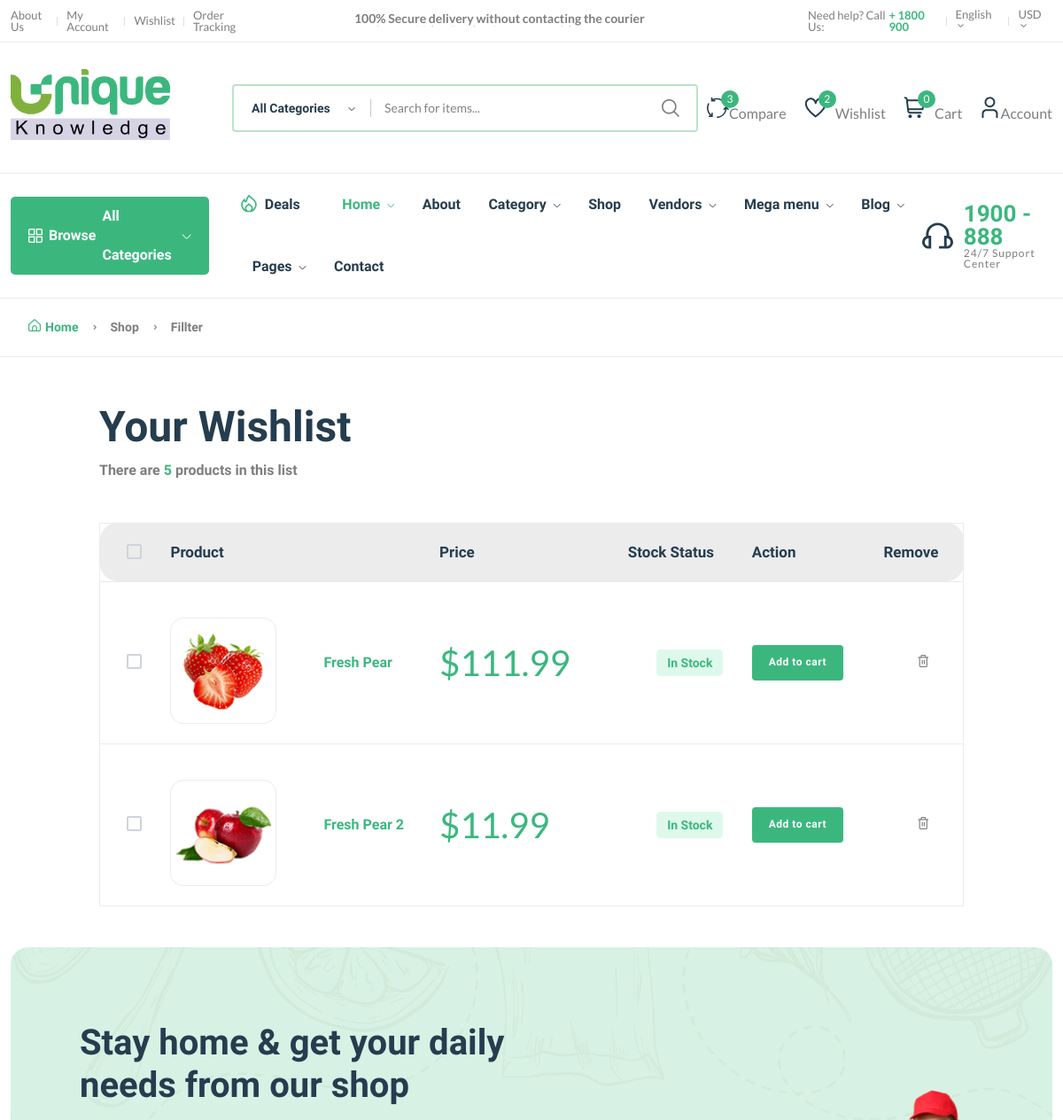
The page /wishlist/ (signed in, upper part) on the database as committed earlier.
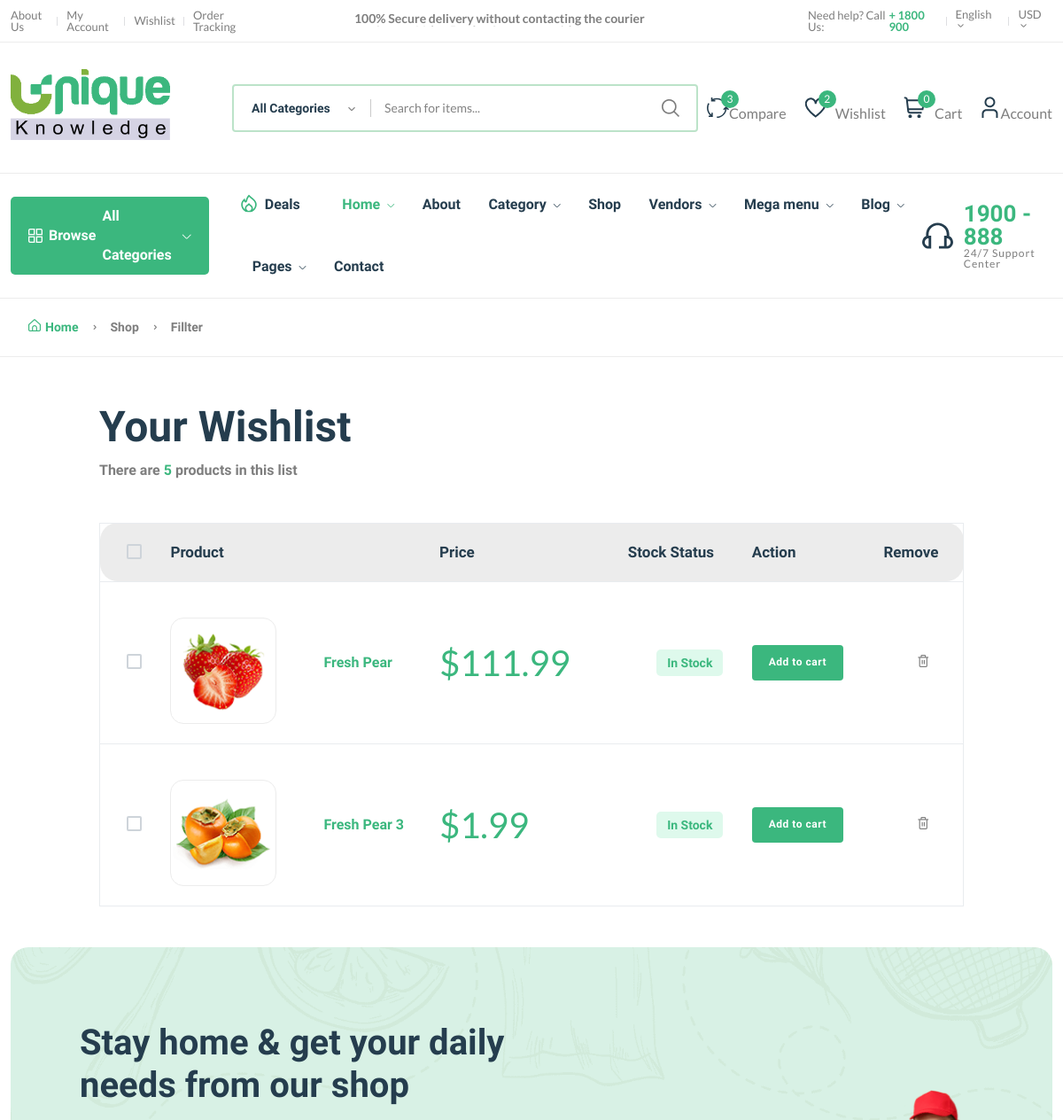
The same page on the database as committed later.
### core/models.py (models this page shows, shortened)
class Wishlist(models.Model):
    user = models.ForeignKey(User, on_delete=models.SET_NULL, null=True)
    product = models.ForeignKey(Product, on_delete=models.SET_NULL, null=True)
    date = models.DateTimeField(auto_now_add=True)
    class Meta:
        verbose_name_plural = "Wishlists"

class Product(models.Model):
    pid = ShortUUIDField(unique=True, length=10, max_length=20, alphabet="abcdefgh12345")
    user = models.ForeignKey(User, on_delete=models.SET_NULL, null=True)
    category = models.ForeignKey(Category, on_delete=models.SET_NULL, null=True, related_name="category")
    vendor = models.ForeignKey(Vendor, on_delete=models.SET_NULL, null=True, related_name="product")
    title = models.CharField(max_length=100, default="Fresh Pear")
    image = models.ImageField(upload_to=user_directory_path, default="product.jpg")
    description = RichTextUploadingField(null=True, blank=True, default="This is the product")
    price = models.DecimalField(max_digits=99999999999999, decimal_places=2, default="1.99")
    old_price = models.DecimalField(max_digits=99999999999999, decimal_places=2, default="2.99")
    specifications = RichTextUploadingField(null=True, blank=True)
    type = models.CharField(max_length=100, default="Organic", null=True, blank=True)
    stock_count = models.CharField(max_length=100, default="10", null=True, blank=True)
    life = models.CharField(max_length=100, default="100 Days", null=True, blank=True)
    mfd = models.DateTimeField(auto_now_add=False, null=True, blank=True)
    tags = TaggableManager(blank=True)
    product_status = models.CharField(choices=STATUS, max_length=10, default="in_review")
    status = models.BooleanField(default=True)
    in_stock = models.BooleanField(default=True)
    featured = models.BooleanField(default=False)
    digital = models.BooleanField(default=False)
    sku = ShortUUIDField(unique=True, length=4, max_length=10, prefix="sku", alphabet="1234567890")
    date = models.DateTimeField(auto_now_add=True)
    updated = models.DateTimeField(null=True, blank=True)
    class Meta:
        verbose_name_plural = "Products"

### core/views.py (the view)
# urls.py: path("wishlist/", wishlist_view, name="wishlist"),
@login_required
def wishlist_view(request):
    wishlist = Wishlist.objects.all()
    context = {
        "W": wishlist
    }
    return render(request, "core/wishlist.html", context)

### core/context_processor.py (called while the page is built)
def default(request):
    categories = Category.objects.all()
    vendors = Vendor.objects.all()
    min_max_price = Product.objects.aggregate(Min("price"), Max("price"))
    try:
        wishlist = Wishlist.objects.filter(user=request.user)
    except:
        messages.warning(request, "You Need to login accessing your wishlist")
        wishlist = 0
    try:
        address = Address.objects.get(user=request.user)
    except:
        address = None
    return {
        'categories': categories,
        'wishlist': wishlist,
        'address': address,
        'vendors': vendors,
        'min_max_price': min_max_price,
    }

### templates/core/wishlist.html (shortened to what this page needs)
{% extends "partials/base.html" %} {% load static %} {% block content %}
<main class="main" id="wishlist-list">
  <div class="page-header breadcrumb-wrap">
    <div class="container">
      <div class="breadcrumb">
        <a href="index.html" rel="nofollow"
          ><i class="fi-rs-home mr-5"></i>Home</a
        >
        <span></span> Shop <span></span> Fillter
      </div>
    </div>
  </div>
  <div class="container mb-30 mt-50">
    <div class="row">
      <div class="col-xl-10 col-lg-12 m-auto">
        <div class="mb-50">
          <h1 class="heading-2 mb-10">Your Wishlist</h1>
          <h6 class="text-body">
            There are <span class="text-brand">5</span> products in this list
          </h6>
        </div>
        <div class="table-responsive shopping-summery">
          <table class="table table-wishlist">
            <thead>
              <tr class="main-heading">
                <th class="custome-checkbox start pl-30">
                  <label
                    class="form-check-label"
                    for="exampleCheckbox11"
                  ></label>
                </th>
                <th scope="col" colspan="2">Product</th>
                <th scope="col">Price</th>
                <th scope="col">Stock Status</th>
                <th scope="col">Action</th>
                <th scope="col" class="end">Remove</th>
              </tr>
            </thead>
            <tbody>
              {% for w in W %}
              <tr class="pt-30">
                <td class="custome-checkbox pl-30">
                  <label
                    class="form-check-label"
                    for="exampleCheckbox1"
                  ></label>
                </td>
                <td class="image product-thumbnail pt-40">
                  <img src="{{w.product.image.url}}" alt="#" />
                </td>
                <td class="product-des product-name">
                  <h6>
                    <a
                      class="product-name mb-10"
                      href="{% url 'core:product-detail' w.product.pid %}"
                      >{{ w.product.title|truncatechars:30 }}</a
                    >
                  </h6>
                </td>
                <td class="price d-fdlex fs-1" data-title="Price">
                  <span class="text-brand">$</span
                  ><span
                    class="text-brand current-product-price-{{ w.product.id }}"
                    >{{w.product.price }}</span
                  >
                </td>
                <td class="text-center detail-info" data-title="Stock">
                  <span class="stock-status in-stock mb-0">
                    {% if w.product.in_stock %} In Stock {% else %} Out of Stock
                    {% endif %}
                  </span>
                </td>
                <td class="text-right" data-title="Cart">
                  <button
                    class="btn btn-sm add-to-cart-btn"
                    data-index="{{ w.product.id }}"
                  >
                    Add to cart
                  </button>
                </td>
                <td class="action text-center" data-title="Remove">
                  <button
                    style="border: none; background: none"
                    data-wishlist-product="{{ w.id }}"
                    class="text-body delete-wishlist-product"
                  >
                    <i class="fi-rs-trash"> </i>
                  </button>
                </td>
              </tr>
              {% empty %}
              <tr>
                <td>
                    <p>Nothing in wishlist yet...</p>
                </td>
              </tr>
              {% endfor %}
            </tbody>
          </table>
        </div>
      </div>
    </div>
  </div>
</main>
{% endblock content %}

### templates/partials/base.html (shortened to what this page needs)
{% load static %}
<!DOCTYPE html>
<html class="no-js" lang="en">
  <head>
    <link
      rel="stylesheet"
      href="{% static 'assets/css/plugins/animate.min.css' %}"
    />
    <link rel="stylesheet" href="{% static 'assets/css/main.css' %}" />
    <link
      rel="stylesheet"
      href="https://cdnjs.cloudflare.com/ajax/libs/font-awesome/5.15.4/css/all.min.css"
    />
  </head>
  <body>
    <header class="header-area header-style-1 header-height-2">
      <div class="header-top header-top-ptb-1 d-none d-lg-block">
        <div class="container">
          <div class="row align-items-center">
            <div class="col-xl-3 col-lg-4">
              <div class="header-info">
                <ul>
                  <li><a href="page-about.htlm">About Us</a></li>
                  <li><a href="{% url 'core:dashboard' %}">My Account</a></li>
                  <li><a href="shop-wishlist.html">Wishlist</a></li>
                  <li><a href="shop-order.html">Order Tracking</a></li>
                </ul>
              </div>
            </div>
            <div class="col-xl-6 col-lg-4">
              <div class="text-center">
                <div id="news-flash" class="d-inline-block">
                  <ul>
                    <li>100% Secure delivery without contacting the courier</li>
                  </ul>
                </div>
              </div>
            </div>
            <div class="col-xl-3 col-lg-4">
              <div class="header-info header-info-right">
                <ul>
                  <li>
                    Need help? Call Us:
                    <strong class="text-brand"> + 1800 900</strong>
                  </li>
                  <li>
                    <a class="language-dropdown-active" href="#"
                      >English <i class="fi-rs-angle-small-down"></i
                    ></a>
                  </li>
                  <li>
                    <a class="language-dropdown-active" href="#"
                      >USD <i class="fi-rs-angle-small-down"></i
                    ></a>
                  </li>
                </ul>
              </div>
            </div>
          </div>
        </div>
      </div>
      <div class="header-middle header-middle-ptb-1 d-none d-lg-block">
        <div class="container">
          <div class="header-wrap">
            <div class="logo logo-width-1">
              <a href="index.html"
                ><img
                  src="{% static 'assets/imgs/theme/unique_knowledge_logo.png' %}"
                  alt="logo"
              /></a>
            </div>
            <div class="header-right">
              <div class="search-style-2">
                <form action="{% url 'core:search' %}" method="GET">
                  <input
                    type="text"
                    placeholder="Search for items..."
                    name="q"
                  />
                  <button class="fas fa-search" type="submit"></button>
                </form>
              </div>
              <div class="header-action-right">
                <div class="header-action-2">
                  <div class="header-action-icon-2">
                    <a href="shop-compare.html">
                      <img
                        class="svgInject"
                        alt="Nest"
                        src="{% static 'assets/imgs/theme/icons/icon-compare.svg' %}"
                      />
                      <span class="pro-count blue">3</span>
                    </a>
                    <a href="shop-compare.html"
                      ><span class="ml-0 lable">Compare</span></a
                    >
                  </div>
                  <div class="header-action-icon-2">
                    <a href="{% url 'core:wishlist' %}">
                      <img
                        class="svgInject"
                        alt="Nest"
                        src="{% static 'assets/imgs/theme/icons/icon-heart.svg' %}"
                      />
                      <span class="pro-count blue">{{ wishlist.count }}</span>
                    </a>
                    <a href="{% url 'core:wishlist' %}"
                      ><span class="lable">Wishlist</span></a
                    >
                  </div>
                  <div class="header-action-icon-2">
                    <a class="mini-cart-icon" href="{% url 'core:cart' %}">
                      <img
                        alt="Nest"
                        src="{% static 'assets/imgs/theme/icons/icon-cart.svg' %}"
                      />
                      <span class="pro-count blue cart-items-count"
                        >{{ request.session.cart_data_obj|length }}</span
                      >
                    </a>
                    <a href="{% url 'core:cart' %}"
                      ><span class="lable">Cart</span></a
                    >
                  </div>
                  <div class="header-action-icon-2">
                    <a href="page-account.html">
                      <img
                        class="svgInject"
                        alt="Nest"
                        src="{% static 'assets/imgs/theme/icons/icon-user.svg' %}"
                      />
                    </a>
                    <a href="page-account.html"
                      ><span class="ml-0 lable">Account</span></a
                    >
                  </div>
                </div>
              </div>
            </div>
          </div>
        </div>
      </div>
      <div class="header-bottom header-bottom-bg-color sticky-bar">
        <div class="container">
          <div class="header-wrap header-space-between position-relative">
            <div class="header-nav d-none d-lg-flex">
              <div class="main-categori-wrap d-none d-lg-block">
                <a
                  class="categories-button-active"
                  href="{% url 'core:category-list' %}"
                >
                  <span class="fi-rs-apps"></span>
                  <span class="et">Browse</span> All Categories
                  <i class="fi-rs-angle-down"></i>
                </a>
              </div>
              <div
                class="main-menu main-menu-padding-1 main-menu-lh-2 d-none d-lg-block font-heading"
              >
                <nav>
                  <ul>
                    <li class="hot-deals">
                      <img
                        src="{% static 'assets/imgs/theme/icons/icon-hot.svg' %}"
                        alt="hot deals"
                      /><a href="shop-grid-right.html">Deals</a>
                    </li>
                    <li>
                      <a class="active" href="index.html"
                        >Home <i class="fi-rs-angle-down"></i
                      ></a>
                    </li>
                    <li>
                      <a href="page-about.html">About</a>
                    </li>
                    <li>
                      <a href="{% url 'core:category-list' %}"
                        >Category <i class="fi-rs-angle-down"></i
                      ></a>
                    </li>
                    <li>
                      <a href="{% url 'core:product_list' %}">Shop</a>
                    </li>
                    <li>
                      <a href="#">Vendors <i class="fi-rs-angle-down"></i></a>
                    </li>
                    <li class="position-static">
                      <a href="#">Mega menu <i class="fi-rs-angle-down"></i></a>
                    </li>
                    <li>
                      <a href="blog-category-grid.html"
                        >Blog <i class="fi-rs-angle-down"></i
                      ></a>
                    </li>
                    <li>
                      <a href="#">Pages <i class="fi-rs-angle-down"></i></a>
                    </li>
                    <li>
                      <a href="page-contact.html">Contact</a>
                    </li>
                  </ul>
                </nav>
              </div>
            </div>
            <div class="hotline d-none d-lg-flex">
              <img
                src="{% static 'assets/imgs/theme/icons/icon-headphone.svg' %}"
                alt="hotline"
              />
              <p>1900 - 888<span>24/7 Support Center</span></p>
            </div>
          </div>
        </div>
      </div>
    </header>
    {% block content %} {% endblock content %}
    <footer class="main">
      <section class="newsletter mb-15 wow animate__animated animate__fadeIn">
        <div class="container">
          <div class="row">
            <div class="col-lg-12">
              <div class="position-relative newsletter-inner">
                <div class="newsletter-content">
                  <h2 class="mb-20">
                    Stay home & get your daily <br />
                    needs from our shop
                  </h2>
                </div>
                <img
                  src="{% static 'assets/imgs/banner/banner-9.png' %}"
                  alt="newsletter"
                />
              </div>
            </div>
          </div>
        </div>
      </section>
    </footer>
  </body>
</html>

Rows that differ between the two databases and show on the page:
removed Wishlist: product.image (picture), product "Fresh Pear 2", product.price "11.99", shows "In Stock"
added Wishlist: product.image (picture), product "Fresh Pear 3", product.price "1.99", shows "In Stock"
